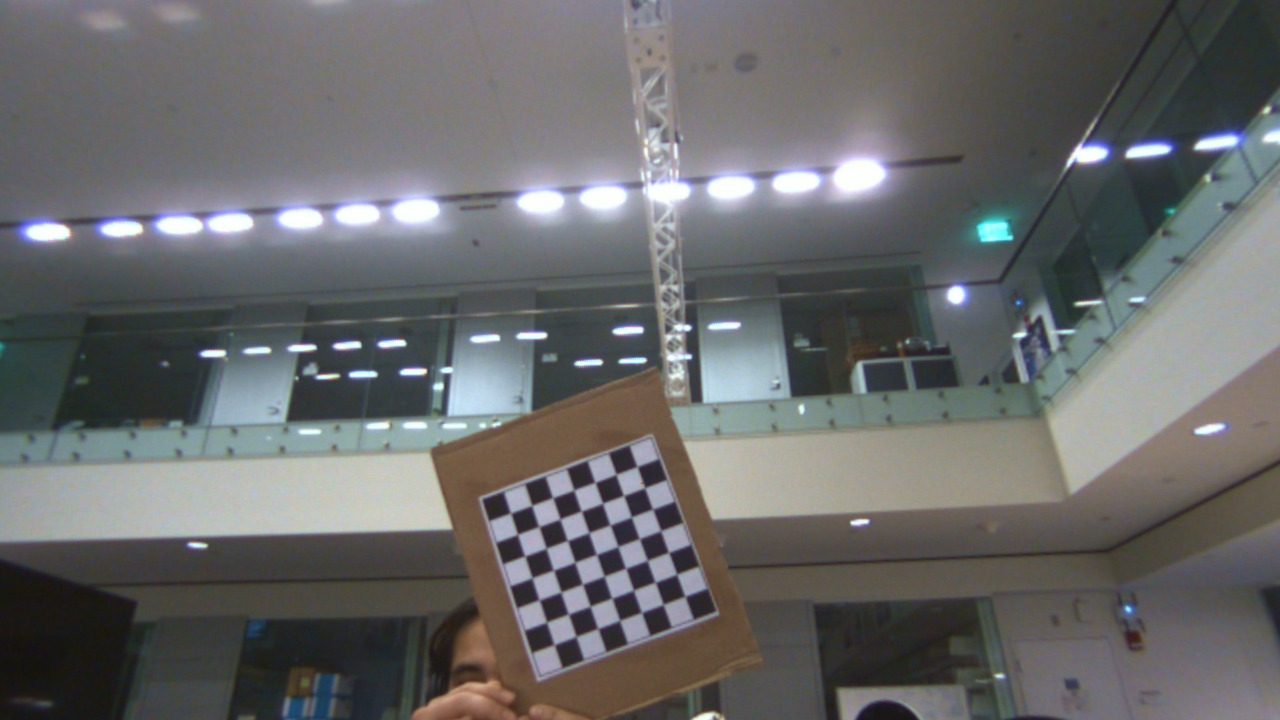
#> input picture calibration/fisheye/0.png, 1280 x 720 px; its folder holds 4 pictures in this run
$ jupyter execute --allow-errors WideLensCalibration.ipynb
#> lines starting #> are read from the running program, lines starting #| are printed output that depends on the picture; after the words box and inside, x2 and y2 are one past the last pixel; in counts of white or black regions, pixels touching at a corner belong together
[cell 1]
import cv2 as cv
print("Current version of openCV=", cv.__version__)
import numpy as np
import os
import glob

[cell 2]
# termination criteria
criteria = (cv.TERM_CRITERIA_EPS + cv.TERM_CRITERIA_MAX_ITER, 30, 0.001)
# prepare object points, like (0,0,0), (1,0,0), (2,0,0) ....,(6,5,0)
points_per_row = 6
points_per_column = 10
objp = np.zeros((points_per_column*points_per_row,3), np.float32)
objp[:,:2] = np.mgrid[0:points_per_row,0:points_per_column].T.reshape(-1,2)
# Arrays to store object points and image points from all the images.
objpoints = [] # 3d point in real world space
imgpoints = [] # 2d points in image plane.
#images = glob.glob('./calibration/pinhole/*.png')
images = glob.glob('./calibration/fisheye/*.png')
for fname in images:
    img = cv.imread(fname)
#> img is the input picture: shape (720, 1280, 3); mean B, G, R 105.9, 105.6, 104.8
    gray = cv.cvtColor(img, cv.COLOR_BGR2GRAY)
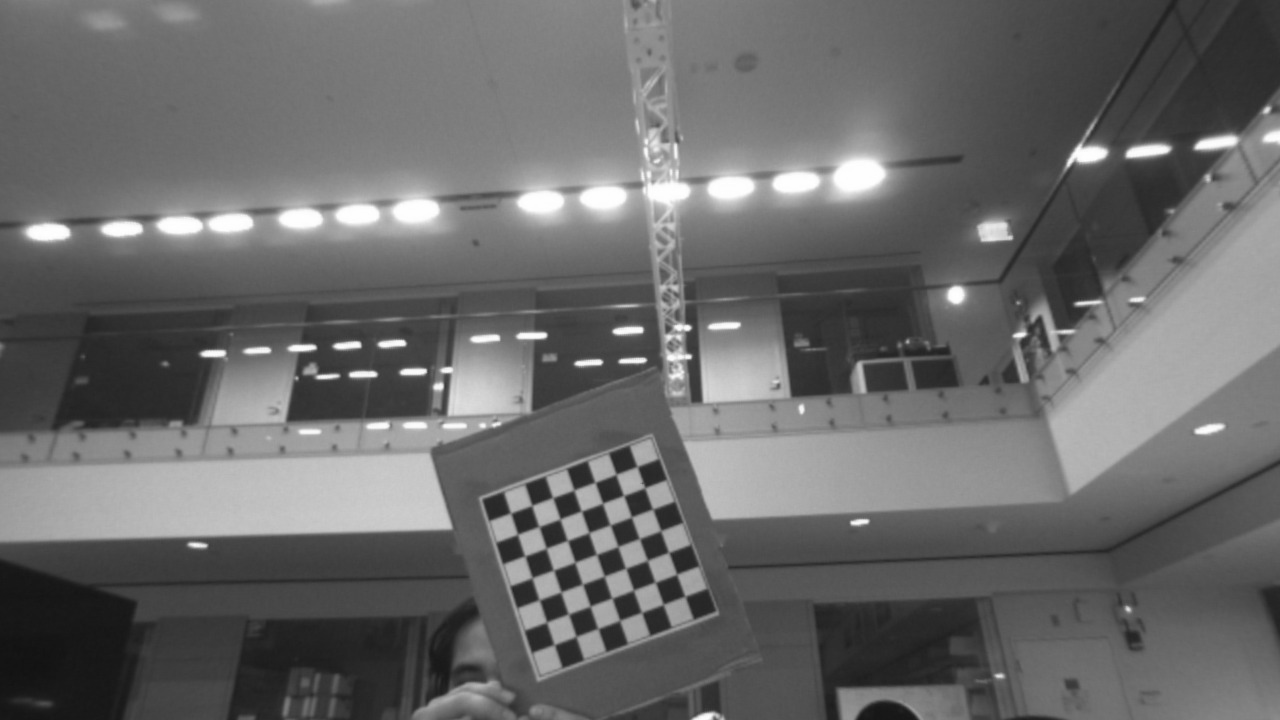
#> gray: shape (720, 1280); min 18, max 255, mean 105.4
    # Find the chess board corners
    ret, corners = cv.findChessboardCorners(gray, (points_per_row,points_per_column), None)
#> ret = False; corners = None
    # If found, add object points, image points (after refining them)
    if ret == True:
        objpoints.append(objp)
        corners2 = cv.cornerSubPix(gray,corners, (11,11), (-1,-1), criteria)
        imgpoints.append(corners)
        # Draw and display the corners
        cv.drawChessboardCorners(img, (points_per_row,points_per_column), corners2, ret)
        cv.imshow('img', img)
        cv.waitKey(500)
#> pass 2 of the loop `for fname in images:`:
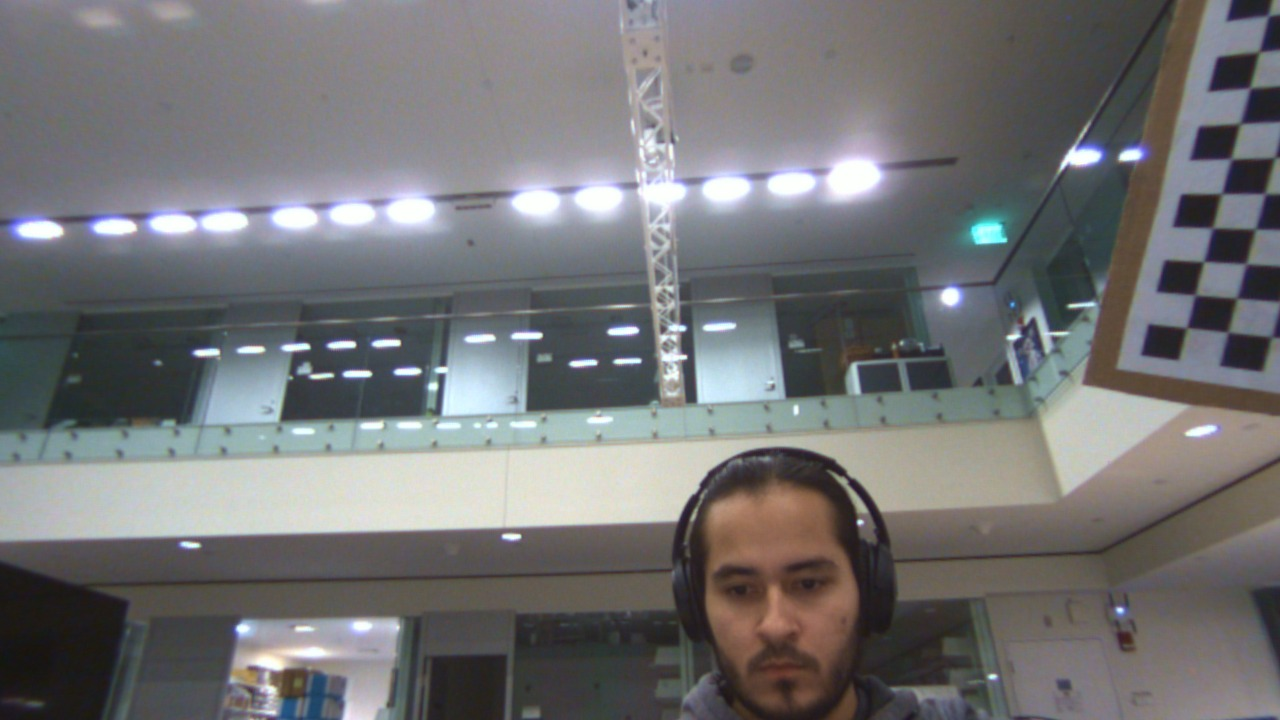
#> input picture calibration/fisheye/1.png, 1280 x 720 px
#> img is the input picture: shape (720, 1280, 3); mean B, G, R 116.8, 115.4, 115.4
#> `gray = cv.cvtColor(img, cv.COLOR_BGR2GRAY)`:
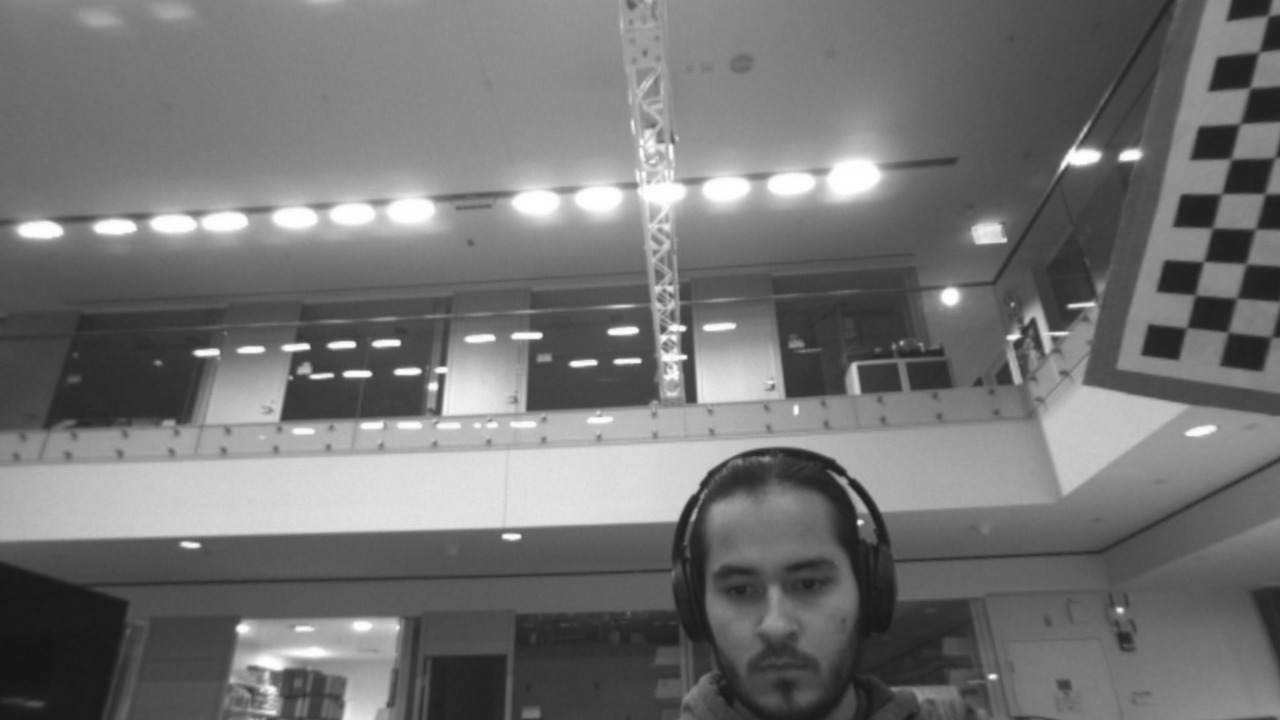
#> gray: shape (720, 1280); min 20, max 255, mean 115.6
#> pass 3 of the loop `for fname in images:`:
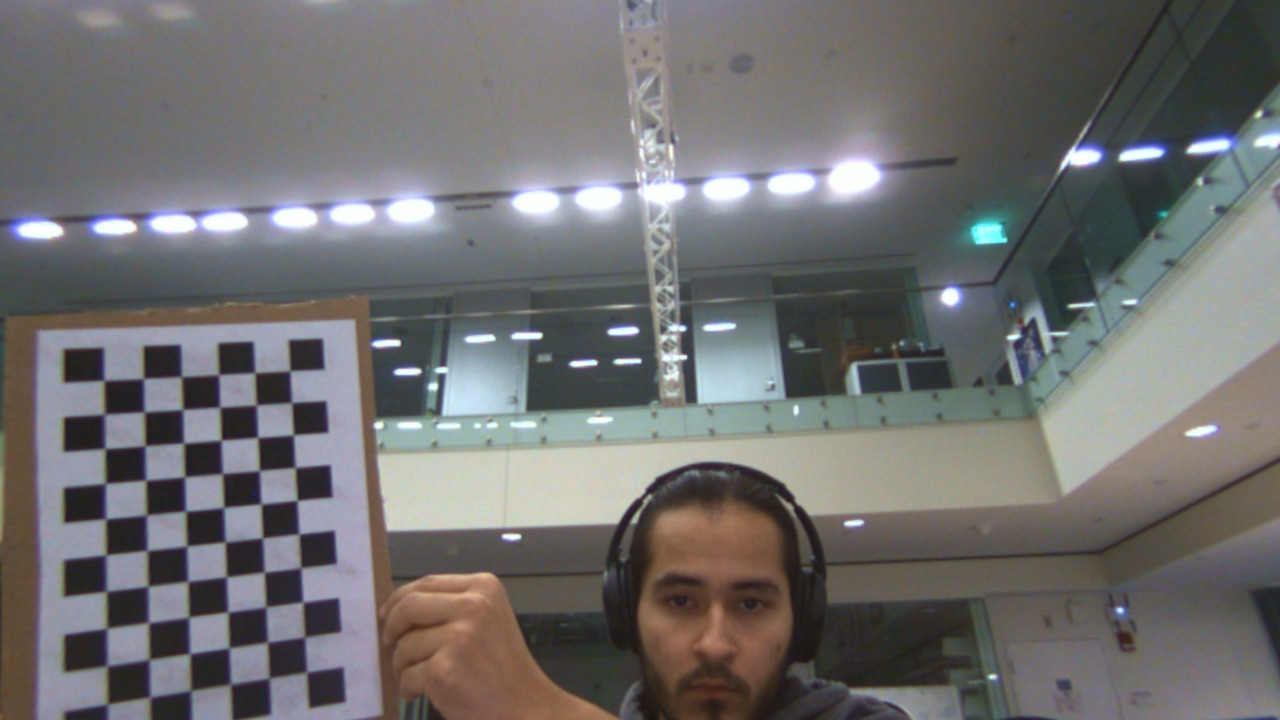
#> input picture calibration/fisheye/10.png, 1280 x 720 px
#> img is the input picture: shape (720, 1280, 3); mean B, G, R 111.6, 111.3, 112.2
#> `gray = cv.cvtColor(img, cv.COLOR_BGR2GRAY)`:
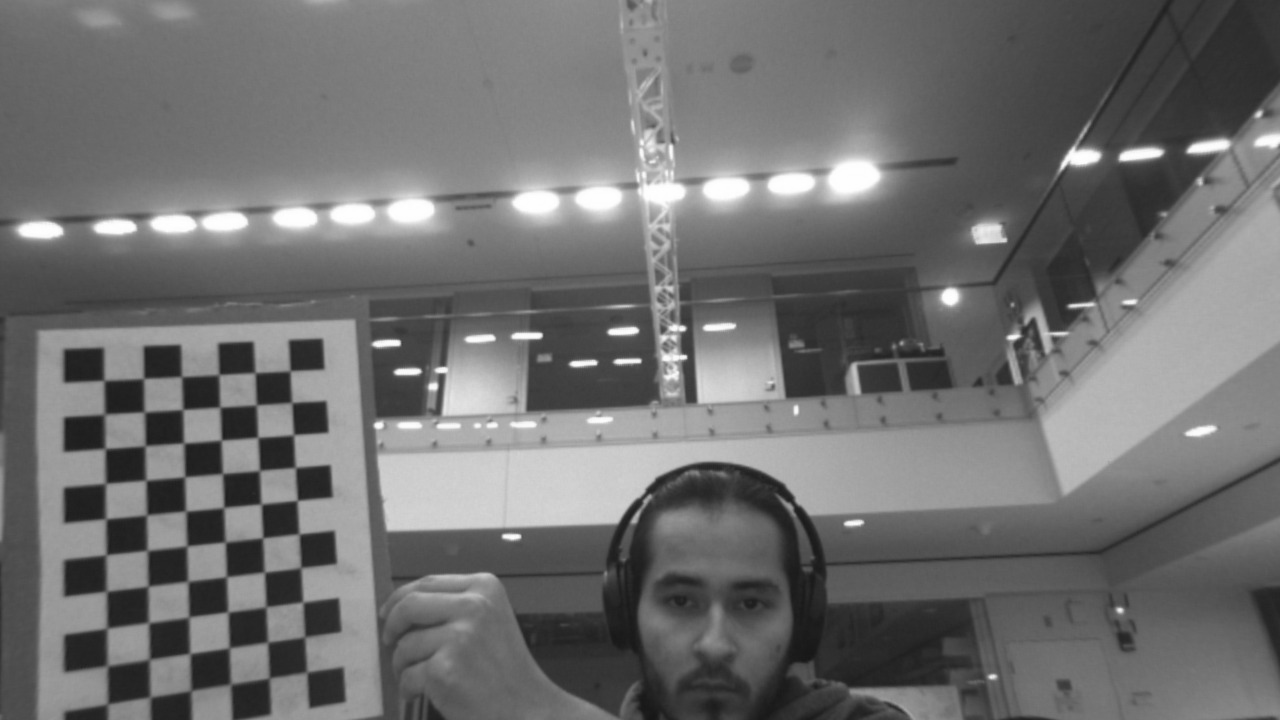
#> gray: shape (720, 1280); min 22, max 255, mean 111.6
#> ret = True; corners = 60 rows, first 8: [104.3, 380.5], [144.5, 378.5], [181.6, 376.6], [219.6, 374.2], [255.4, 372.5], [290.6, 370.6], [104.5, 414.5], [144, 412.5]
#> corners2 = 60 rows, first 8: [104, 380.4], [143.5, 378.5], [181.6, 376.6], [218.8, 374.7], [255.1, 372.7], [290.1, 370.9], [104.4, 414.2], [144.2, 412]
#> `cv.drawChessboardCorners(img, (points_per_row,points_per_column), corn..`:
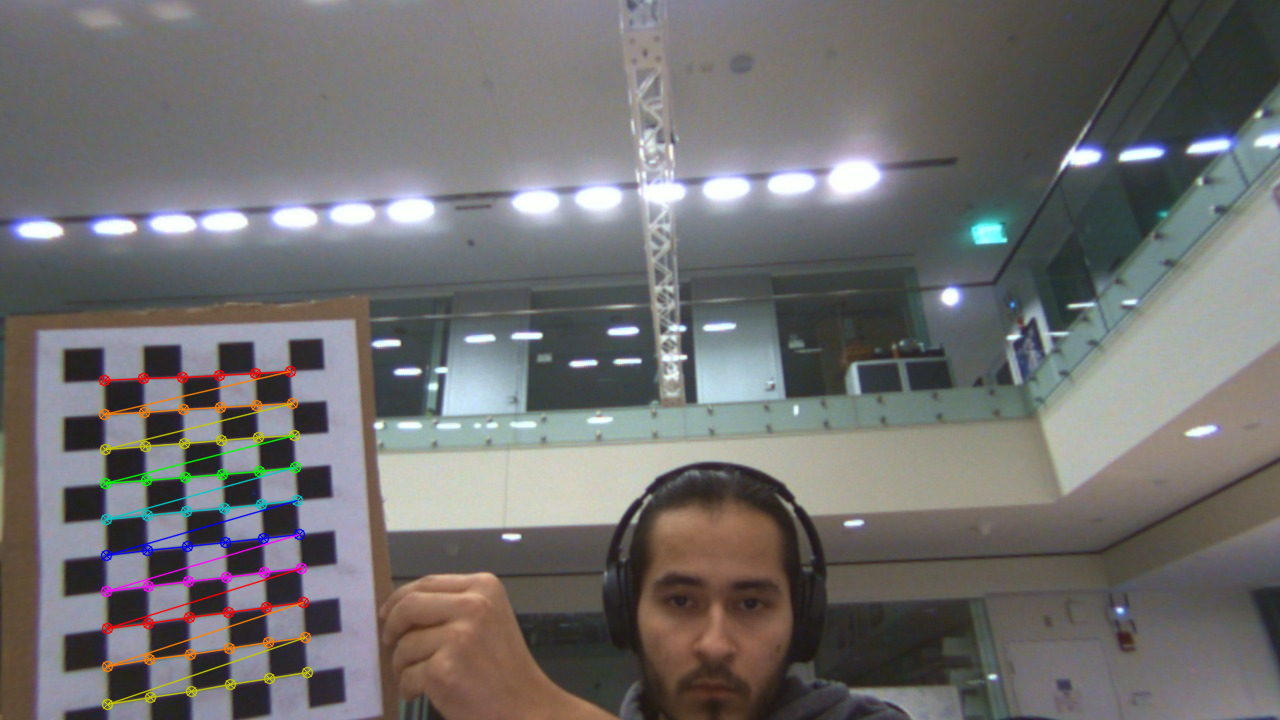
#> img: shape (720, 1280, 3); 1.7% of pixels changed, all inside (x1, y1, x2, y2) = (98, 365, 314, 711)
#> the loop made 4 passes; the first 3 are shown
#> `dst = cv.undistort(img, mtx, dist, None, newcameramtx)`:
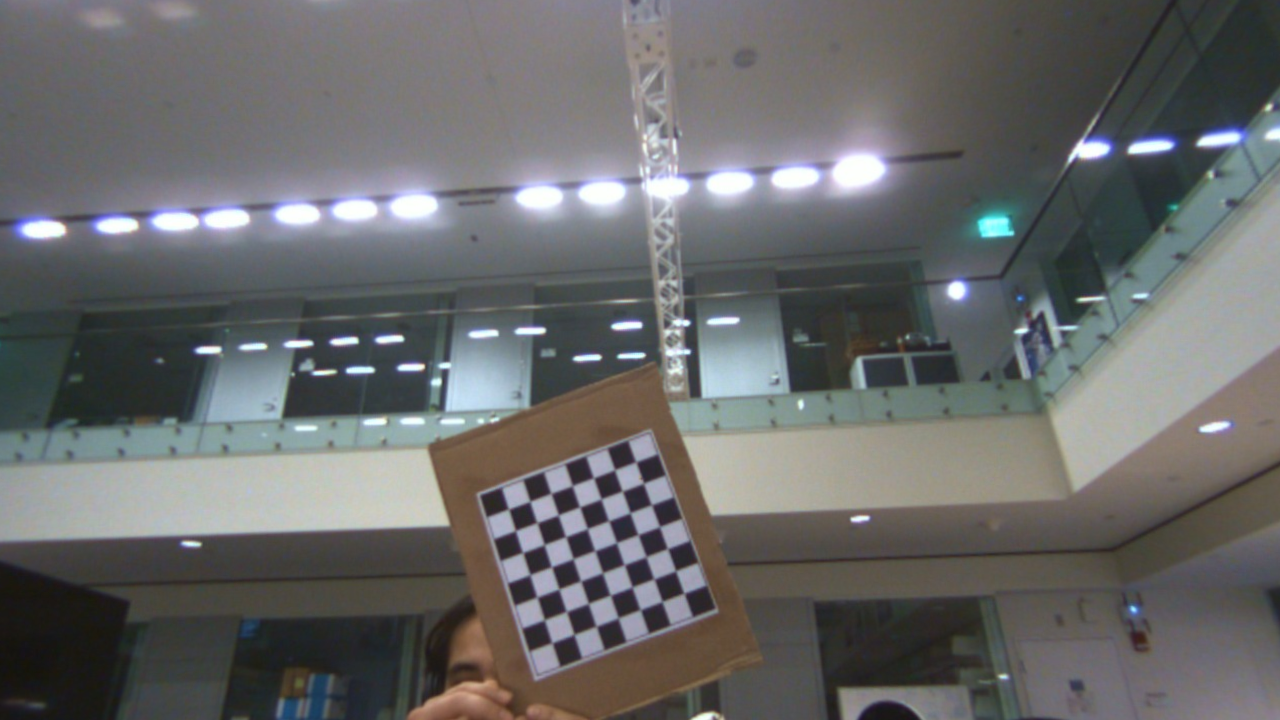
#> dst: shape (720, 1280, 3); mean B, G, R 105.9, 105.6, 104.9
#> pass 2 of the loop `for img_id in range(len(images)):`:
#> `dst = cv.undistort(img, mtx, dist, None, newcameramtx)`:
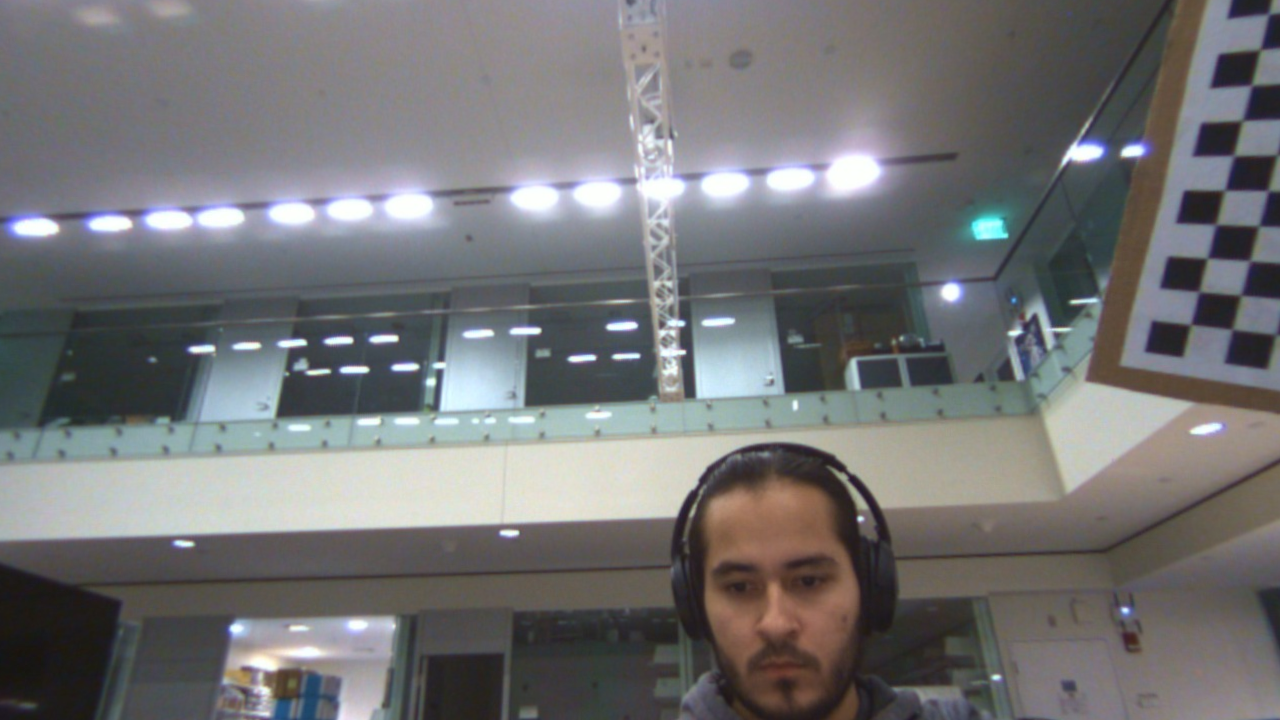
#> dst: shape (720, 1280, 3); mean B, G, R 116.8, 115.5, 115.5
#> pass 3 of the loop `for img_id in range(len(images)):`:
cv.destroyAllWindows()

[cell 3]
flags = cv.CALIB_RATIONAL_MODEL
ret, mtx, dist, rvecs, tvecs = cv.calibrateCamera(objpoints, imgpoints, gray.shape[::-1],
                                                  cameraMatrix=None, distCoeffs=None, flags=flags)
print("ret: ", ret)
print("K matrix: ", mtx)
print("D distortions: ", dist)
#print("rotation vecs: ", rvecs)
print("translation vecs: ", tvecs)

[cell 4]
img_dir = 'calibration/fisheye/'
#img_dir = 'fisheye_images/'
img_name  = '{}.png'
#dst_dir = 'calibration/pinhole_calibrated/'
dst_dir = 'calibration/fisheye_calibrated/'
#> (the rest of this cell did not finish here and is left out)
